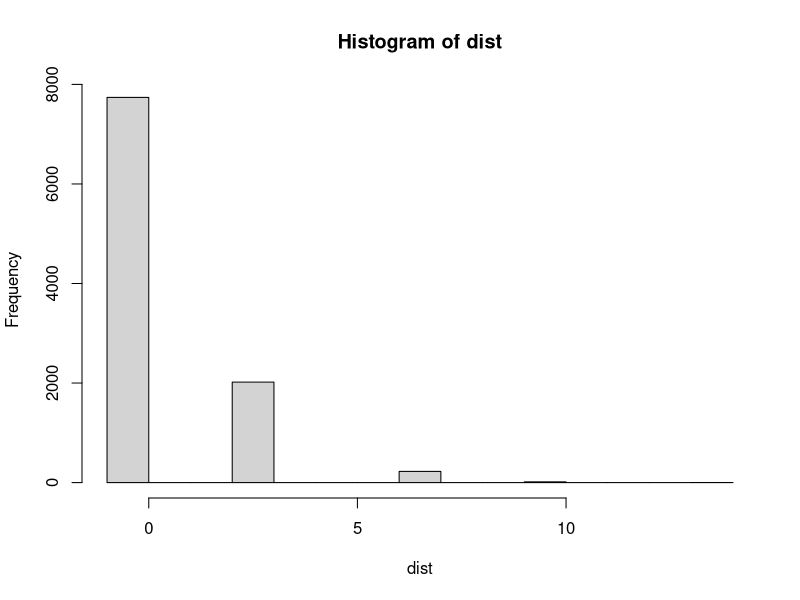
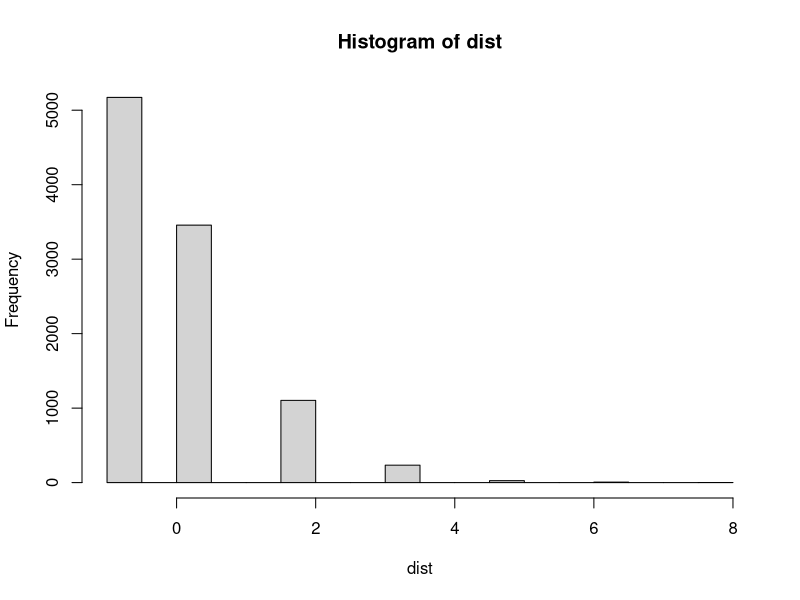
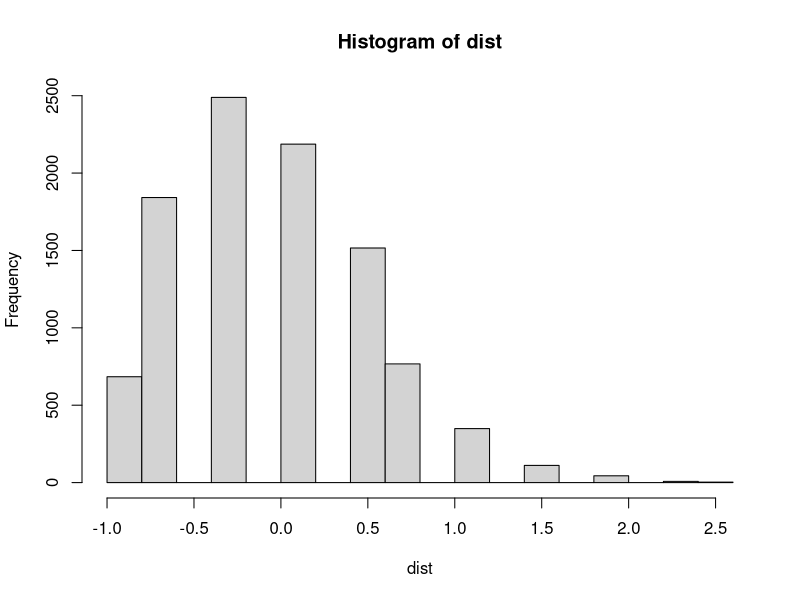
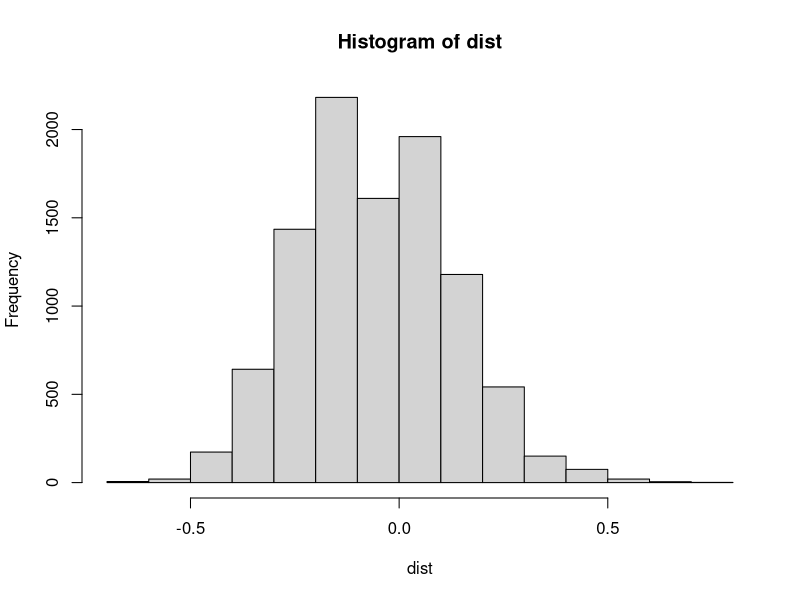

The R script that drew these images, in order:
## ---- chunk 1
arguments <- 10
X <- sample( c(-1,1), arguments, replace = TRUE, prob=c(10/19, 9/19))
sum(X)
## ---- chunk 2
N<-list(10,25,100,1000)
for(loop in N){
  B <- 10^4
dist <- replicate(B,{
  X <- sample( c(-1,35), loop, replace = TRUE, prob=c(37/38, 1/38))
  mean(X)
})
hist(dist)
}

## ---- chunk 3
##Your code here
## ---- chunk 4
##Your code here
## ---- chunk 5
##your code here
## ---- chunk 6
##your code here
## ---- chunk 7
###your code here
## ---- chunk 8
##your code here
## ---- chunk 9
###your code here
## ---- chunk 10
##your code here
## ---- chunk 11
##your code here
## ---- chunk 12
##your code here
## ---- chunk 13
###your code here
## ---- chunk 14
loan <- 180000
loss_per_foreclosure <- 120000
p2 <- 0.05
interest_rate2 <- 0.05
B <- 10^5
outcomes1 <- replicate(B,{
  sample( c(-loss_per_foreclosure, interest_rate2*loan ), 2, replace=TRUE, prob=c(p2, 1-p2))
})
## ---- chunk 15
sum( outcomes1[1,] < 0 & outcomes1[2,]<0)/sum(outcomes1[1,]<0)
## ---- chunk 16
B <- 10^5
outcomes2 <- replicate(B,{
  add <- sample( c(-0.04,0.04), 1)
  sample( c(-loss_per_foreclosure, interest_rate2*loan ), 2, replace=TRUE, prob=c(p2+add, 1-(p2+add)))
})
## ---- chunk 17
sum( outcomes2[1,] < 0 & outcomes2[2,]<0)/sum(outcomes2[1,]<0)
## ---- chunk 18
###your code here
